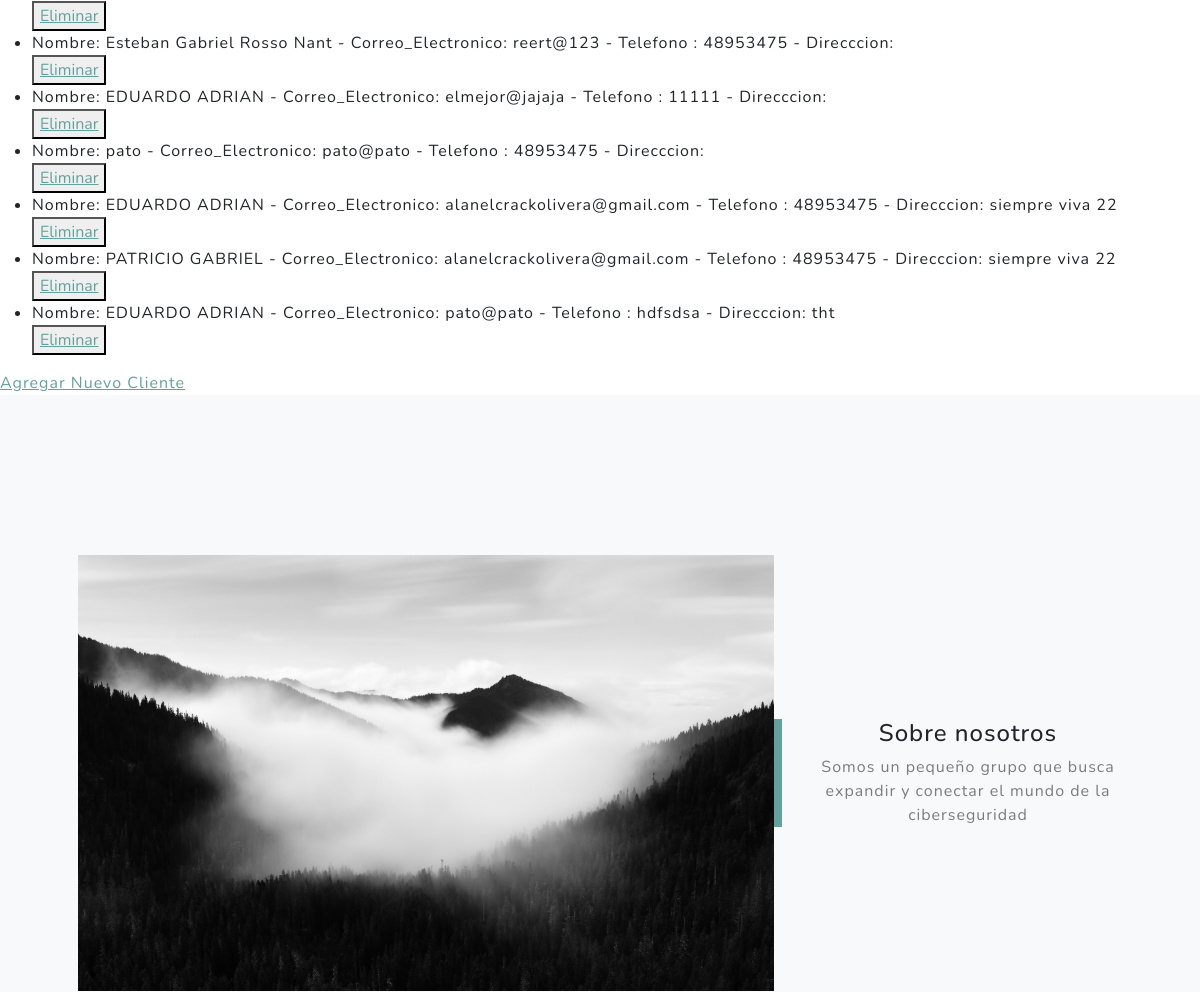
Page /AppCiberseguridad/leerclientes/ (signed in, middle part) on the earlier database version.
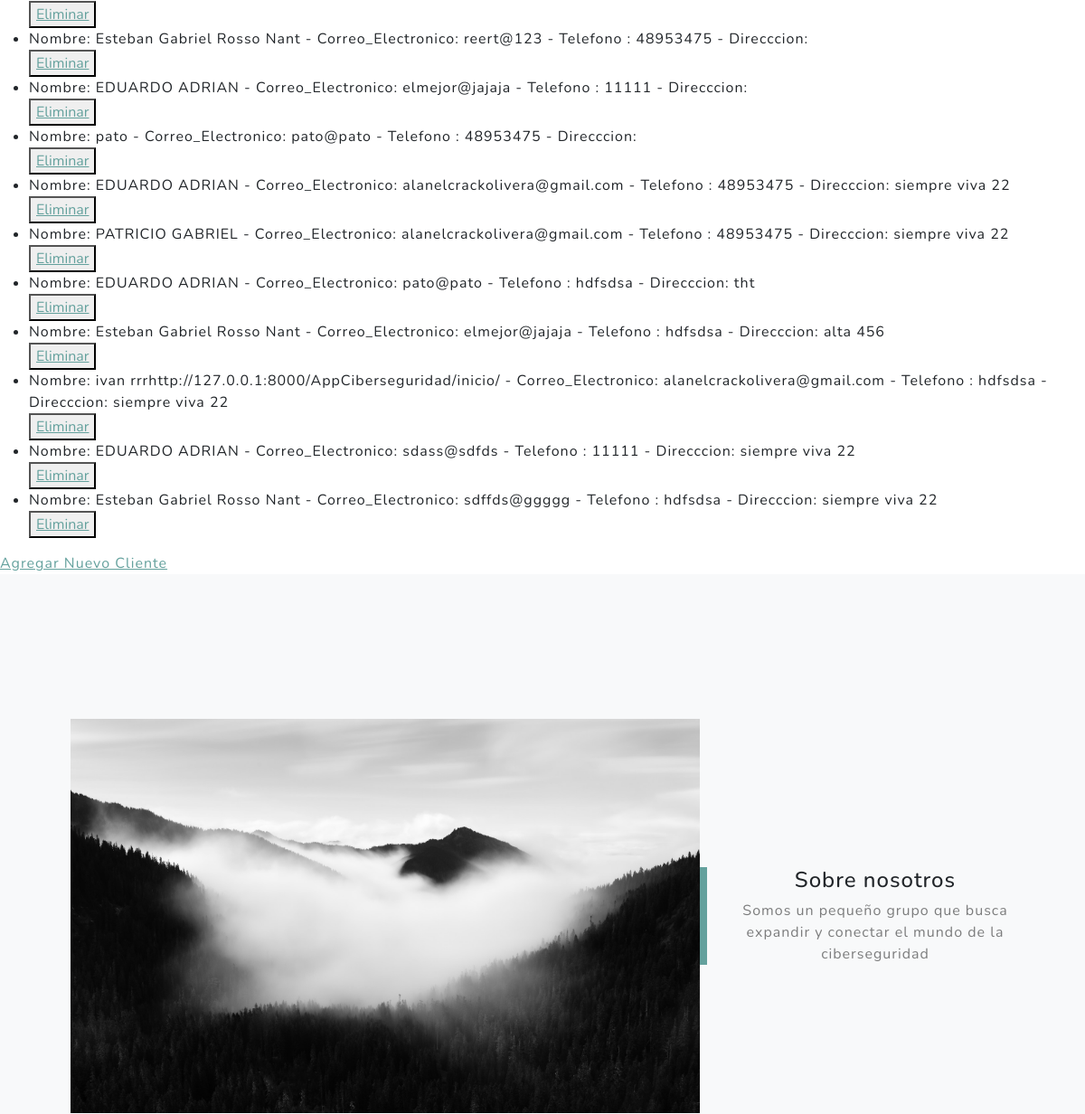
Same page on the later database version.
### AppCiberseguridad/models.py (models this page shows)
class Cliente(models.Model):
    nombre = models.CharField(max_length=100)
    correo_electronico = models.EmailField()
    telefono = models.CharField(max_length=15)
    direccion = models.TextField(max_length=15)
    def __str__(self):
        return f"Nombre: {self.nombre} - Correo_Electronico: {self.correo_electronico} - Telefono : {self.telefono} - Direcccion: {self.direccion}"

### AppCiberseguridad/views.py (the view)
# urls.py: path('leerclientes/', views.leerCliente, name='leerClientes'),
@login_required
def leerCliente(req):
    clientes=ClienteModel.objects.all()
    contexto= {"clientes":clientes}
    return render (req, "AppCiberseguridad/leerCLientes.html",contexto)

### AppCiberseguridad/templates/appciberseguridad/leerClientes.html (shortened to what this page needs)
<!DOCTYPE html>
<html lang="en">
<head>
</head>
<body>
    {% extends "AppCiberseguridad/padre.html" %}
    {% load static %}
    {% block contenidoQueCambia %}
    <ul>
        {% for c in clientes %}
        <li>{{ c }}</li>
        <button>
            <a href="{% url 'EliminarCliente' c.nombre %}"> Eliminar </a>
        </button>
        {% endfor %}
    </ul>
    <a href="{% url 'AppForm' %}">Agregar Nuevo Cliente</a>
    {% endblock %}

### AppCiberseguridad/templates/appciberseguridad/padre.html (shortened to what this page needs)
{% load static%}
<!DOCTYPE html>
<html lang="en">
    <head>
        <link href="{% static 'appciberseguridad/css/styles.css' %}" rel="stylesheet" />
    </head>
    <body id="page-top">
    {% block contenidoQueCambia %}
    {% endblock %}
     <section class="projects-section bg-light" id="projects">
        <div class="container px-4 px-lg-5">
            <div class="row gx-0 mb-4 mb-lg-5 align-items-center">
                <div class="col-xl-8 col-lg-7"><img class="img-fluid mb-3 mb-lg-0" src="{% static 'appciberseguridad/assets/img/bg-masthead.jpg' %}" alt="..." /></div>
                <div class="col-xl-4 col-lg-5">
                    <div class="featured-text text-center text-lg-left">
                        <h4>Sobre nosotros</h4>
                        <p class="text-black-50 mb-0"> Somos un pequeño grupo que busca expandir y conectar el mundo de la ciberseguridad</p>
                    </div>
                </div>
            </div>
        </div>
    </section>
    </body>
</html>

Differences in the rows shown:
added Cliente: nombre+correo_electronico+telefono "Nombre: Esteban Gabriel Rosso Nant - Correo_Electronico: elmejor@jajaja - Telefono : hdfsdsa - Direcccion: alta 456"
added Cliente: nombre+correo_electronico+telefono "Nombre: ivan rrrhttp://127.0.0.1:8000/AppCiberseguridad/inicio/ - Correo_Electronico: alanelcrackolivera@gmail.com - Telefono : hdfsdsa - Direcccion: siempre viva 22"
added Cliente: nombre+correo_electronico+telefono "Nombre: EDUARDO ADRIAN - Correo_Electronico: sdass@sdfds - Telefono : 11111 - Direcccion: siempre viva 22"
added Cliente: nombre+correo_electronico+telefono "Nombre: Esteban Gabriel Rosso Nant - Correo_Electronico: sdffds@ggggg - Telefono : hdfsdsa - Direcccion: siempre viva 22"
